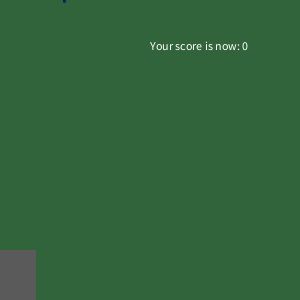
Frame 1 (no input)
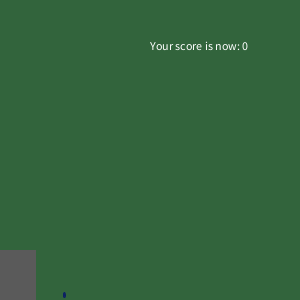
Frame 60 (the mouse pressed at the canvas centre just before this capture)
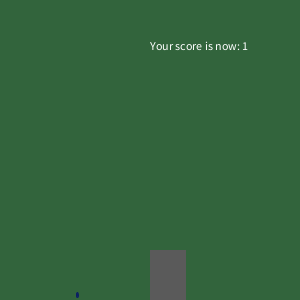
Frame 120 (the mouse held since frame 60 and released just before this capture)

The Processing sketch that drew these frames (run headless with seeded random() and noise(); from frame 60 on, the mouse is pressed at the canvas centre):

// Processing sketch: RainDropGame
// ── RainDropGame.pde
int score = 0;
 int y = 0;
 int x = 0;
 int randomNumber = (int) random(width);
void setup(){
  size(300, 300);
}
void draw(){
    background(50, 100, 60);
      fill(10, 30, 100);
    stroke(10, 30, 100);
    ellipse(randomNumber, y, 2, 5);
     y += 5;
     fill(90, 90, 90);
     stroke(90,90,90);
      rect( mouseX, 250, 35, 50);
        fill( 255,255,255);
        text("Your score is now: " + score, 150, 50);
         checkCatch(randomNumber);
}
  void checkCatch(int x){
         if (x > mouseX && x < mouseX+100 && y >= height){
            score++;
            y =0;
            randomNumber = (int) random(width);
             println("Your score is now: " + score);
         }
       else if (y >= height) {
            score--;
            y =0;
            randomNumber = (int) random(width);
        println("Your score is now: " + score);
       }
    }
